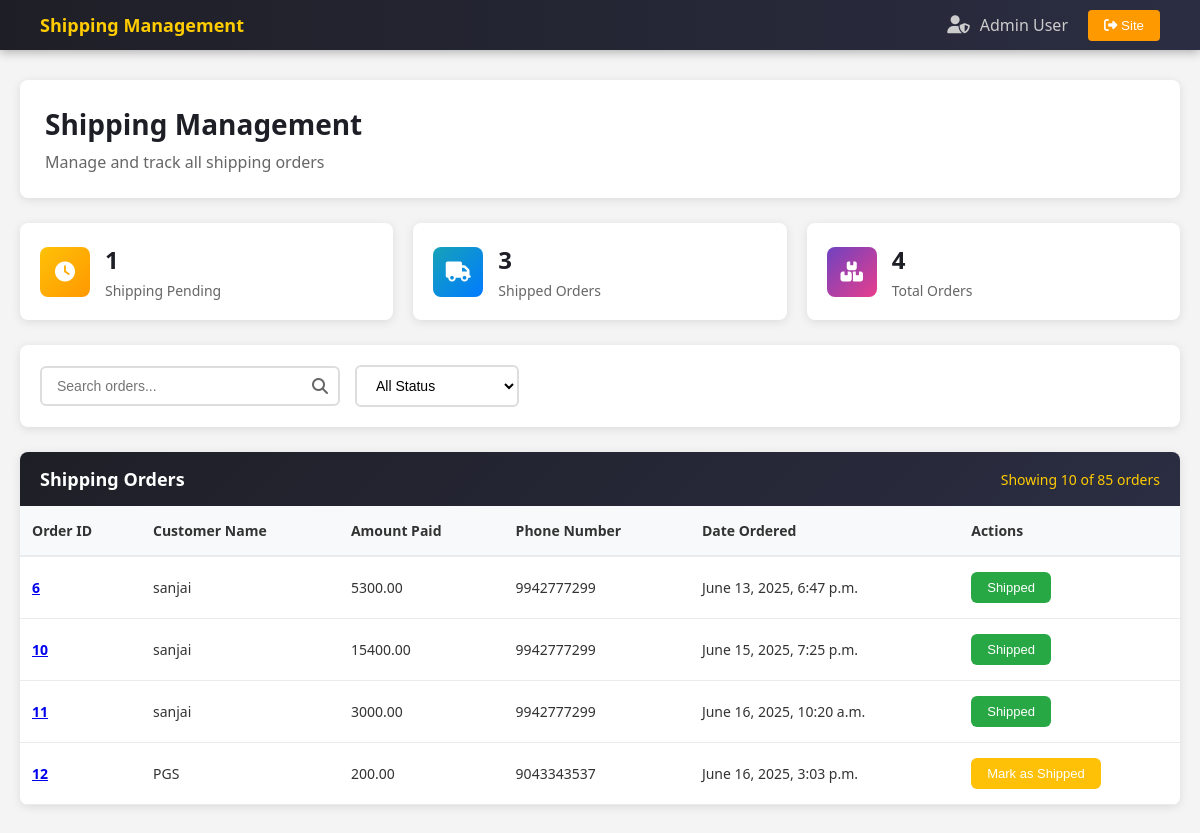
Page /payment/dash (signed in) on the earlier database version.
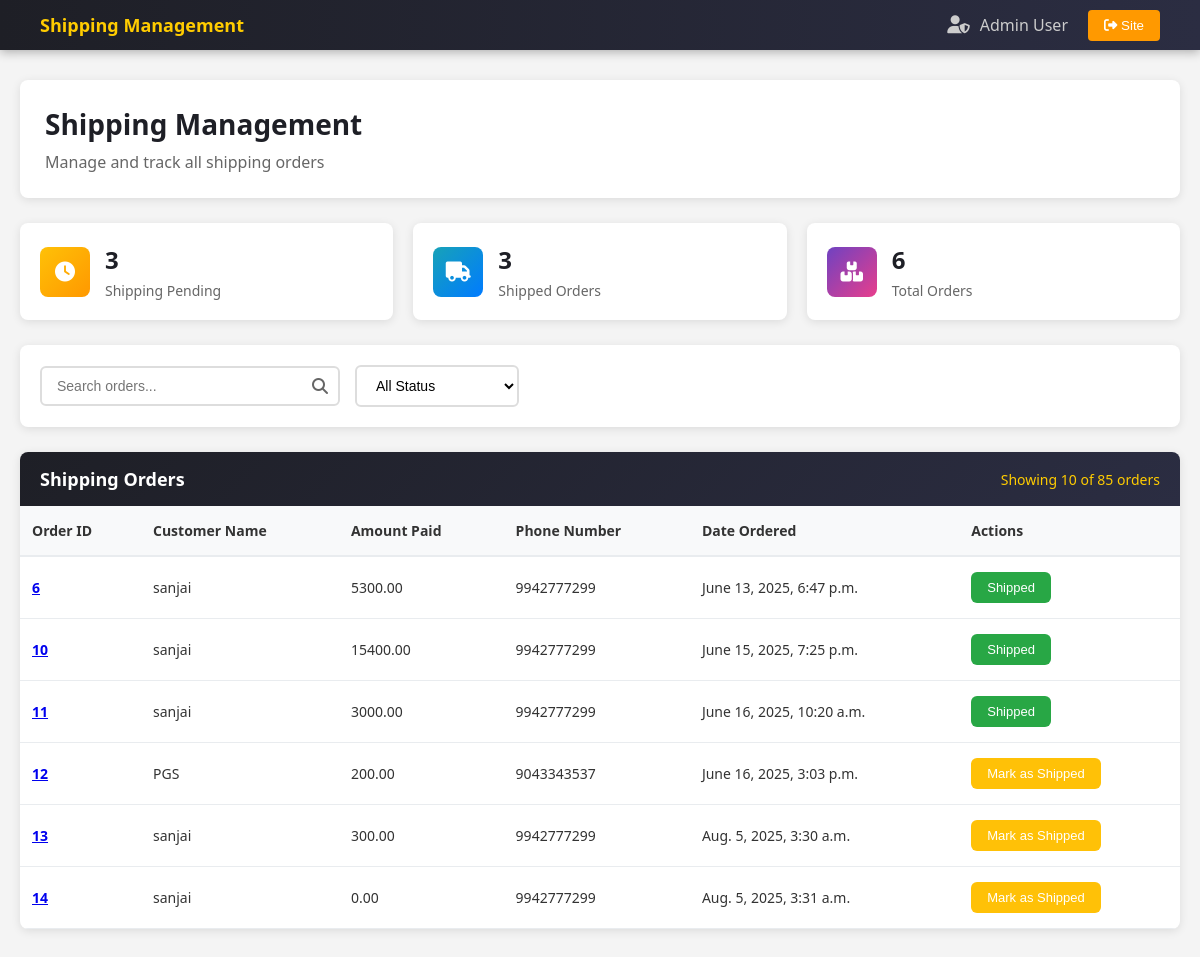
Same page on the later database version.
### payment/models.py (models this page shows, shortened)
class Order(models.Model):
    user = models.ForeignKey(User, on_delete=models.CASCADE, null=True, blank=True)
    full_name = models.CharField(max_length=255)
    phone = models.CharField(max_length=13)
    address = models.TextField(max_length=255)
    amount_paid = models.DecimalField(max_digits=10, decimal_places=2)
    date_ordered = models.DateTimeField(auto_now_add=True)
    shipped = models.BooleanField(default=False)
    date_shipped = models.DateTimeField(null=True, blank=True)

### payment/views.py (the view, shortened to what this page needs)
# urls.py: path('dash', views.dash, name='dash'),
def dash(request):
    if request.user.is_authenticated and request.user.is_staff:
        orders = Order.objects.all()
        shipped_orders_count = orders.filter(shipped=True).count()
        not_shipped_orders_count = orders.filter(shipped=False).count()
        total_orders = shipped_orders_count + not_shipped_orders_count
        return render(request, 'payment/dash.html', {'orders': orders, 'shipped_orders_count' : shipped_orders_count, 'not_shipped_orders_count': not_shipped_orders_count, 'total_orders': total_orders})
    else:
        messages.error(request, 'You do not have permission to access this page.')
        return redirect('home')

### cart/context_processors.py (called while the page is built)
def cart(request):
    return {'cart': Cart(request)}

### payment/templates/payment/dash.html (shortened to what the changed rows need)
{% load static %}
<!DOCTYPE html>
<html lang="en">
<head>
    <link rel="stylesheet" href="{% static 'css/dash.css' %}">
</head>
<body>
    <div class="admin-container">
        <div class="page-header">
            <h1>Shipping Management</h1>
        </div>
        <div class="summary-cards">
            <div class="summary-card">
                <div class="card-content">
                    <h3 id="pendingCount">{{ not_shipped_orders_count }}</h3>
                    <p>Shipping Pending</p>
                </div>
            </div>
            <div class="summary-card">
                <div class="card-content">
                    <h3 id="totalCount">{{ total_orders }}</h3>
                    <p>Total Orders</p>
                </div>
            </div>
        </div>
        <div class="shipping-table">
            <div class="table-wrapper">
                <table id="shippingTable">
                    <thead>
                        <tr>
                            <th>Order ID</th>
                            <th>Customer Name</th>
                            <th>Amount Paid</th>
                            <th>Phone Number</th>
                            <th>Date Ordered</th>
                            <th>Actions</th>
                        </tr>
                    </thead>
                    <tbody>
                        {% for item in orders %}
                        <tr>
                            <td><a href="{% url 'order_view' item.id %}"><strong>{{ item.id }}</strong></a></td>
                            <td>{{ item.full_name }}</td>
                            <td>{{ item.amount_paid }}</td>
                            <td>{{ item.phone }}</td>
                            <td>{{ item.date_ordered }}</td>
                            <td>
                                <form method="POST">
                                    {% if not item.shipped %}
                                    <button type="submit" class="btn-status" style="background-color: #ffc107;">Mark as
                                        Shipped</button>
                                    {% else %}
                                    <button type="submit" class="btn-status" style="background-color: #28a745;"
                                        disabled>Shipped</button>
                                    {% endif %}
                                </form>
                            </td>
                        </tr>
                        {% endfor %}
                </table>
            </div>
        </div>
    </div>
</body>
</html>

Differences in the rows shown:
added Order: id "13", full_name "sanjai", amount_paid "300.00", phone "9942777299", date_ordered "Aug. 5, 2025, 3:30 a.m.", shipped "Mark as Shipped"
added Order: id "14", full_name "sanjai", amount_paid "0.00", phone "9942777299", date_ordered "Aug. 5, 2025, 3:31 a.m.", shipped "Mark as Shipped"
Other differences:
{{ not_shipped_orders_count }}: "1" → "3"
{{ total_orders }}: "4" → "6"
